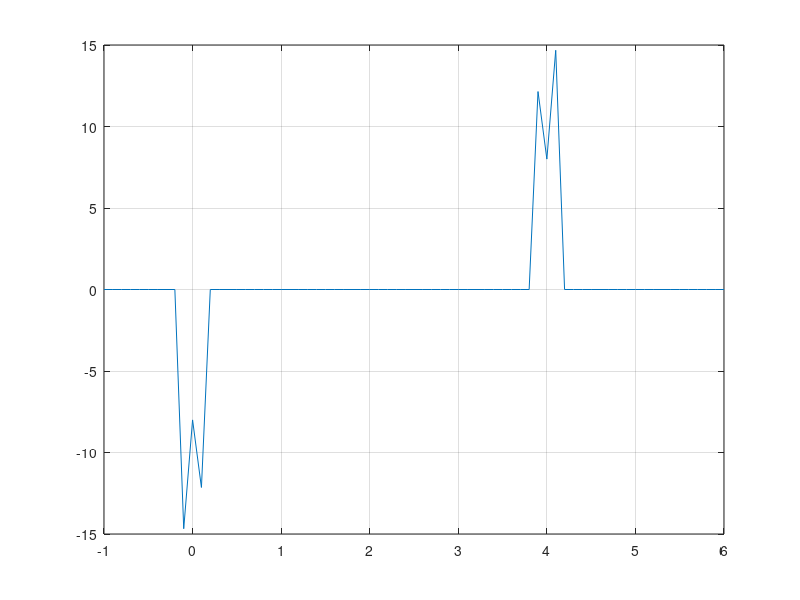

The MATLAB script that drew this image:
function[] = ecuacioncoseno2()
	x = -1:0.1:6;
	num = 4*x-8;
	d = (8*x-2*x.^2).^2;
	den = sqrt(1-d);
	fun = num./den;
	clf();
	plot(x,fun)
	grid;
end